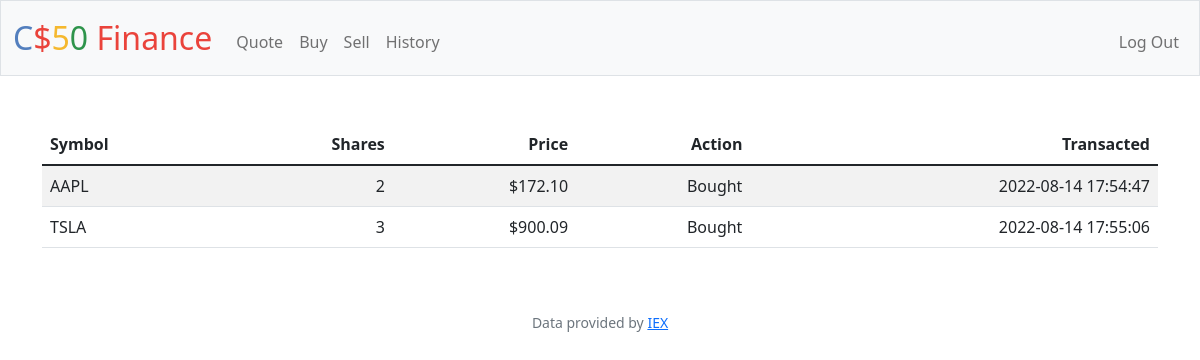
/history (signed in), run on an earlier commit of the app's database.
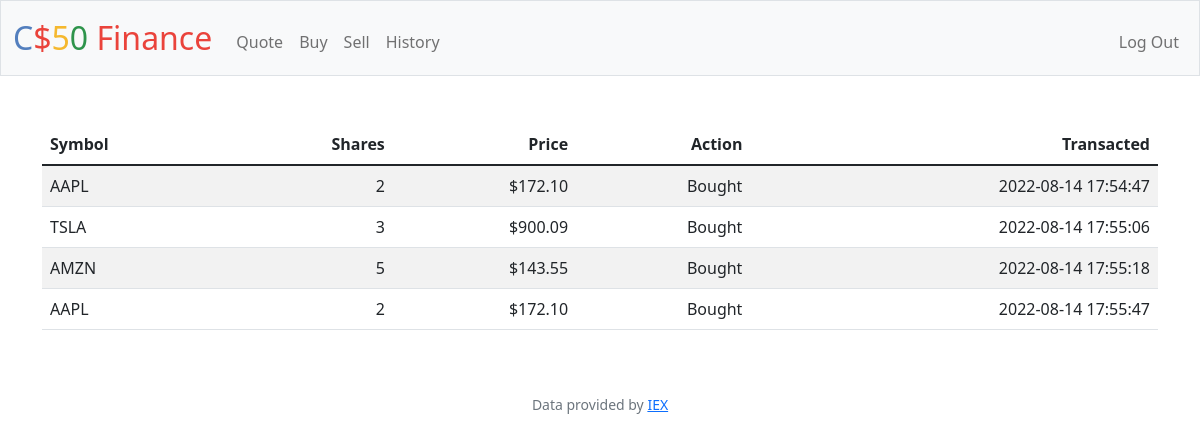
And on a later commit of the database.
### tables this page shows
CREATE TABLE transactions (
id INTEGER PRIMARY KEY AUTOINCREMENT,
user_id INTEGER NOT NULL,
symbol TEXT NOT NULL,
name TEXT NOT NULL,
shares INTEGER NOT NULL,
price NUMERIC NOT NULL, 
current_price NUMERIC,
type TEXT NOT NULL,
time TIMESTAMP DEFAULT CURRENT_TIMESTAMP,
FOREIGN KEY(user_id) REFERENCES users(id)
);

### app.py (the view)
@app.route("/history")
@login_required
def history():
    user_id = session["user_id"]
    holdings = db.execute("SELECT symbol, shares, price, type, time FROM transactions WHERE user_id = ?", user_id)
    return render_template("history.html", holdings = holdings)

### app.py (called while the page is built)
@app.after_request
def after_request(response):
    response.headers["Cache-Control"] = "no-cache, no-store, must-revalidate"
    response.headers["Expires"] = 0
    response.headers["Pragma"] = "no-cache"
    return response

### helpers.py (called while the page is built)
def login_required(f):
    @wraps(f)
    def decorated_function(*args, **kwargs):
        if session.get("user_id") is None:
            return redirect("/login")
        return f(*args, **kwargs)
    return decorated_function

def usd(value):
    return f"${value:,.2f}"

### templates/history.html (shortened to what this page needs)
{% extends "layout.html" %}
{% block main %}
<table class="table table-striped">
    <thead>
        <tr>
            <th class="text-start">Symbol</th>
            <th class="text-end">Shares</th>
            <th class="text-end">Price</th>
            <th class="text-end">Action</th>
            <th class="text-end">Transacted</th>
        </tr>
    </thead>
    <tbody>
        {% for holding in holdings %}
            <tr>
                <td class="text-start">{{ holding.symbol }}</td>
                <td class="text-end">{{ holding.shares }}</td>
                <td class="text-end">{{ holding.price | usd }}</td>
                <td class="text-end">{{ holding.type }}</td>
                <td class="text-end">{{ holding.time }}</td>
            </tr>
        {% endfor %}
    </tbody>
</table>
{% endblock %}

### templates/layout.html (shortened to what this page needs)
<!DOCTYPE html>
<html lang="en">
    <head>
        <link href="https://cdn.jsdelivr.net/npm/bootstrap@5.1.3/dist/css/bootstrap.min.css" rel="stylesheet">
        <link href="/static/styles.css" rel="stylesheet">
    </head>
    <body>
        <nav class="bg-light border navbar navbar-expand-md navbar-light">
            <div class="container-fluid">
                <a class="navbar-brand" href="/"><span class="blue">C</span><span class="red">$</span><span class="yellow">5</span><span class="green">0</span> <span class="red">Finance</span></a>
                <div class="collapse navbar-collapse" id="navbar">
                    {% if session["user_id"] %}
                        <ul class="navbar-nav me-auto mt-2">
                            <li class="nav-item"><a class="nav-link" href="/quote">Quote</a></li>
                            <li class="nav-item"><a class="nav-link" href="/buy">Buy</a></li>
                            <li class="nav-item"><a class="nav-link" href="/sell">Sell</a></li>
                            <li class="nav-item"><a class="nav-link" href="/history">History</a></li>
                        </ul>
                        <ul class="navbar-nav ms-auto mt-2">
                            <li class="nav-item"><a class="nav-link" href="/logout">Log Out</a></li>
                        </ul>
                    {% else %}
                        <ul class="navbar-nav ms-auto mt-2">
                            <li class="nav-item"><a class="nav-link" href="/register">Register</a></li>
                            <li class="nav-item"><a class="nav-link" href="/login">Log In</a></li>
                        </ul>
                    {% endif %}
                </div>
            </div>
        </nav>
        <main class="container py-5 text-center">
            {% block main %}{% endblock %}
        </main>
        <footer class="mb-5 small text-center text-muted">
            Data provided by <a href="https://iexcloud.io/">IEX</a>
        </footer>
    </body>
</html>

### static/styles.css (style rules this page uses)
nav .navbar-brand { font-size: xx-large; }
nav .navbar-brand .blue { color: #537fbe; }
nav .navbar-brand .red { color: #ea433b; }
nav .navbar-brand .yellow { color: #f5b82e; }
nav .navbar-brand .green { color: #2e944b; }

What changed in the data, as far as the page shows it:
added transactions: symbol "AMZN", shares "5", price "$143.55", type "Bought", time "2022-08-14 17:55:18"
added transactions: symbol "AAPL", shares "2", price "$172.10", type "Bought", time "2022-08-14 17:55:47"
